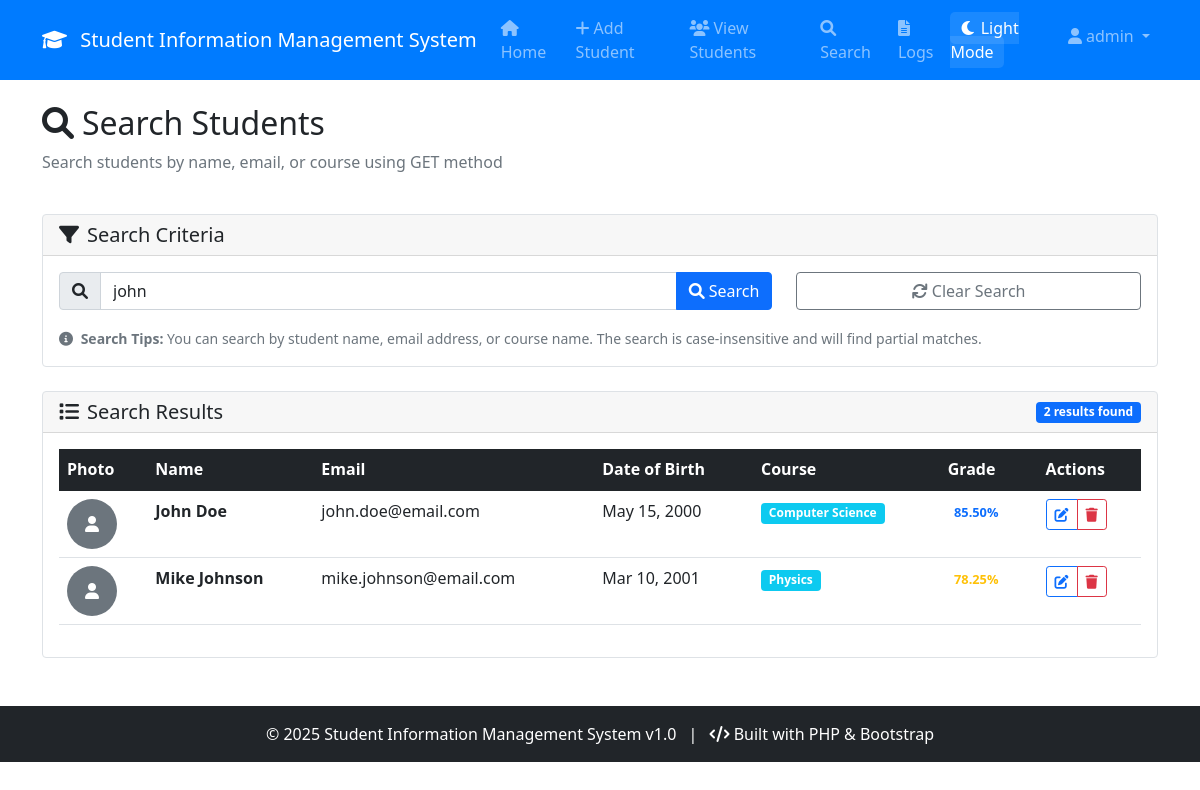
Page /search_student.php?search=john (signed in) on the committed database.
### tables this page shows
CREATE TABLE IF NOT EXISTS students (
    id INT AUTO_INCREMENT PRIMARY KEY,
    name VARCHAR(100) NOT NULL,
    email VARCHAR(100) UNIQUE NOT NULL,
    date_of_birth DATE NOT NULL,
    course VARCHAR(100) NOT NULL,
    grade DECIMAL(5,2) NOT NULL,
    profile_picture VARCHAR(255),
    created_at TIMESTAMP DEFAULT CURRENT_TIMESTAMP,
    updated_at TIMESTAMP DEFAULT CURRENT_TIMESTAMP ON UPDATE CURRENT_TIMESTAMP
);

### includes/functions.php (called while the page is built, shortened)
<?php
require_once 'config/config.php';
require_once 'config/database.php';
function searchStudents($search_term) {
    $search_term = '%' . $search_term . '%';
    $sql = "SELECT * FROM students WHERE name LIKE ? OR email LIKE ? OR course LIKE ? ORDER BY name ASC";
    $result = executeQuery($sql, [$search_term, $search_term, $search_term]);
    if ($result) {
        $students = [];
        while ($row = $result->fetch_assoc()) {
            $students[] = $row;
        }
        return $students;
    }
    return [];
}
function formatGrade($grade) {
    return number_format($grade, 2) . '%';
}
function getGradeColor($grade) {
    if ($grade >= 80) return 'text-primary';
    if ($grade >= 70) return 'text-warning';
    return 'text-danger';
}
?>

### config/config.php (called while the page is built, shortened)
<?php
function sanitizeInput($data) {
    $data = trim($data);
    $data = stripslashes($data);
    $data = htmlspecialchars($data, ENT_QUOTES, 'UTF-8');
    return $data;
}
?>

### config/database.php (called while the page is built, shortened)
<?php
function getDatabaseConnection() {
    try {
        $conn = new mysqli(DB_HOST, DB_USER, DB_PASS, DB_NAME);
        $conn->set_charset(DB_CHARSET);
        return $conn;
    } catch (Exception $e) {
        error_log("Database connection error: " . $e->getMessage());
        return false;
    }
}
function executeQuery($sql, $params = []) {
    $conn = getDatabaseConnection();
    try {
        $stmt = $conn->prepare($sql);
        if (!empty($params)) {
            $types = str_repeat('s', count($params));
            $stmt->bind_param($types, ...$params);
        }
        $stmt->execute();
        $result = $stmt->get_result();
        return $result;
    } catch (Exception $e) {
        error_log("Query execution error: " . $e->getMessage());
        closeDatabaseConnection($conn);
        return false;
    }
}
?>

### search_student.php (the view, shortened to what this page needs)
<?php
require_once 'config/config.php';
require_once 'includes/functions.php';
$search_results = [];
$search_performed = false;
if (isset($_GET['search']) && !empty($_GET['search'])) {
    $search_term = sanitizeInput($_GET['search']);
    $search_results = searchStudents($search_term);
    $search_performed = true;
}
require_once 'includes/header.php';
?>
<div class="row mb-4">
    <div class="col-12">
        <h2>
            <i class="fas fa-search me-2"></i>Search Students
        </h2>
        <p class="text-muted">Search students by name, email, or course using GET method</p>
    </div>
</div>
<div class="card mb-4">
    <div class="card-header">
        <h5 class="mb-0">
            <i class="fas fa-filter me-2"></i>Search Criteria
        </h5>
    </div>
    <div class="card-body">
        <form method="GET" action="" id="searchForm">
            <div class="row">
                <div class="col-md-8">
                    <div class="input-group">
                        <span class="input-group-text">
                            <i class="fas fa-search"></i>
                        </span>
                        <input type="text" class="form-control" name="search"
                               placeholder="Search by name, email, or course..."
                               value="<?php echo htmlspecialchars($search_term); ?>">
                        <button class="btn btn-primary" type="submit">
                            <i class="fas fa-search me-1"></i>Search
                        </button>
                    </div>
                </div>
                <div class="col-md-4">
                    <a href="search_student.php" class="btn btn-outline-secondary w-100">
                        <i class="fas fa-refresh me-1"></i>Clear Search
                    </a>
                </div>
            </div>
        </form>
        <div class="mt-3">
            <small class="text-muted">
                <i class="fas fa-info-circle me-1"></i>
                <strong>Search Tips:</strong> You can search by student name, email address, or course name.
                The search is case-insensitive and will find partial matches.
            </small>
        </div>
    </div>
</div>
<?php if ($search_performed): ?>
    <div class="card">
        <div class="card-header">
            <div class="d-flex justify-content-between align-items-center">
                <h5 class="mb-0">
                    <i class="fas fa-list me-2"></i>Search Results
                </h5>
                <span class="badge bg-primary">
                    <?php echo count($search_results); ?> result<?php echo count($search_results) !== 1 ? 's' : ''; ?> found
                </span>
            </div>
        </div>
        <div class="card-body">
            <?php if (empty($search_results)): ?>
                <div class="text-center py-5">
                    <i class="fas fa-search fa-4x text-muted mb-3"></i>
                    <h4 class="text-muted">No results found</h4>
                    <p class="text-muted">
                        No students found matching "<strong><?php echo htmlspecialchars($search_term); ?></strong>"
                    </p>
                    <div class="mt-3">
                        <a href="add_student.php" class="btn btn-primary me-2">
                            <i class="fas fa-plus me-1"></i>Add New Student
                        </a>
                        <a href="view_students.php" class="btn btn-outline-secondary">
                            <i class="fas fa-users me-1"></i>View All Students
                        </a>
                    </div>
                </div>
            <?php else: ?>
                <div class="table-responsive">
                    <table class="table table-hover">
                        <thead class="table-dark">
                            <tr>
                                <th>Photo</th>
                                <th>Name</th>
                                <th>Email</th>
                                <th>Date of Birth</th>
                                <th>Course</th>
                                <th>Grade</th>
                                <th>Actions</th>
                            </tr>
                        </thead>
                        <tbody>
                            <?php foreach ($search_results as $student): ?>
                                <tr>
                                    <td>
                                        <?php if (!empty($student['profile_picture'])): ?>
                                            <img src="uploads/<?php echo $student['profile_picture']; ?>"
                                                 alt="Profile" class="profile-picture">
                                        <?php else: ?>
                                            <div class="profile-picture bg-secondary d-flex align-items-center justify-content-center">
                                                <i class="fas fa-user text-white"></i>
                                            </div>
                                        <?php endif; ?>
                                    </td>
                                    <td>
                                        <strong><?php echo htmlspecialchars($student['name']); ?></strong>
                                    </td>
                                    <td><?php echo htmlspecialchars($student['email']); ?></td>
                                    <td><?php echo date('M d, Y', strtotime($student['date_of_birth'])); ?></td>
                                    <td>
                                        <span class="badge bg-info"><?php echo htmlspecialchars($student['course']); ?></span>
                                    </td>
                                    <td>
                                        <span class="badge <?php echo getGradeColor($student['grade']); ?> grade-badge">
                                            <?php echo formatGrade($student['grade']); ?>
                                        </span>
                                    </td>
                                    <td>
                                        <div class="btn-group" role="group">
                                            <a href="view_students.php?action=edit&id=<?php echo $student['id']; ?>"
                                               class="btn btn-sm btn-outline-primary" title="Edit">
                                                <i class="fas fa-edit"></i>
                                            </a>
                                            <a href="view_students.php?action=delete&id=<?php echo $student['id']; ?>"
                                               class="btn btn-sm btn-outline-danger" title="Delete"
                                               onclick="return confirmDelete('Are you sure you want to delete <?php echo htmlspecialchars($student['name']); ?>?')">
                                                <i class="fas fa-trash"></i>
                                            </a>
                                        </div>
                                    </td>
                                </tr>
                            <?php endforeach; ?>
                        </tbody>
                    </table>
                </div>
            <?php endif; ?>
        </div>
    </div>
<?php endif; ?>
<?php require_once 'includes/footer.php'; ?>

### rows in the picture
students: name "John Doe", email "john.doe@email.com", date_of_birth "May 15, 2000", course "Computer Science", grade "85.50%"
students: name "Mike Johnson", email "mike.johnson@email.com", date_of_birth "Mar 10, 2001", course "Physics", grade "78.25%"

### other values in the picture
APP_NAME "Student Information Management System"
$current_theme "Light"
$_SESSION['username'] "admin"
count($search_results) "2"
APP_VERSION "1.0"
